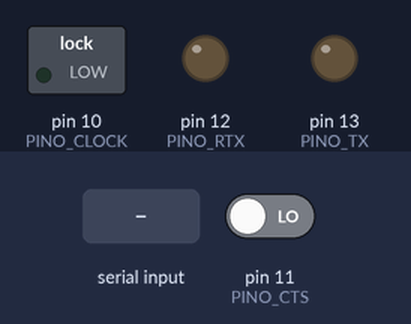
The sketch below on a simulated Arduino Uno, built with avr-gcc and run on an emulated ATmega328P. On the bench: switched loads named in the sketch (green lamp = pin HIGH), output pins drawn as LEDs (lit = HIGH). Dashed ring = blinking. The inputs (shaded band) are chosen by the test bench; at power-on: pin 11 (PINO_CTS) LOW. What the sketch prints to the serial monitor is not drawn.

Above: at 1.2 s.
1.3 s: byte 30 received over Serial
At 2.2 s:
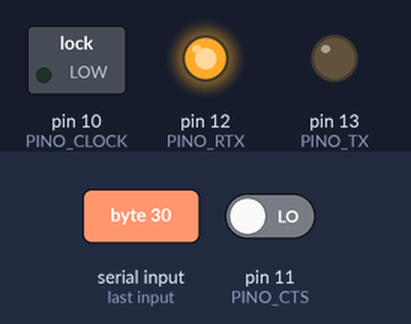
2.8 s: pin 11 (PINO_CTS) driven HIGH
At 3.3 s:
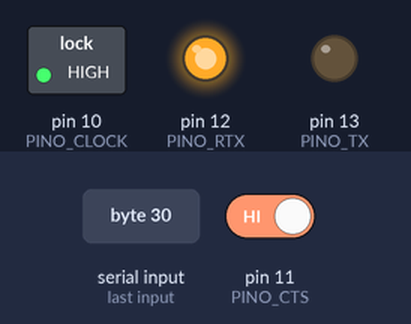
At 5.6 s:
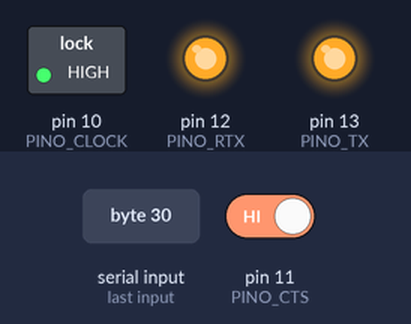
Timing chart, 0 to 11.8 s (numbered marks = the images above; inputs shaded):
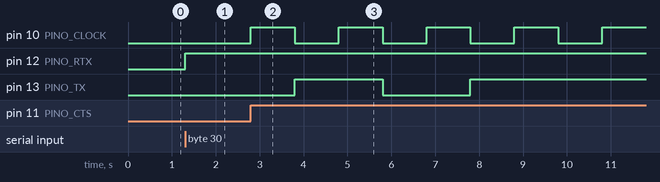

Measured:
- after the input at 1.3 s, pin 12 (PINO_RTX): LOW → HIGH at once
- after the input at 2.8 s, pin 10 (PINO_CLOCK): alternates HIGH for 1.0 s and LOW for 1.0 s, starting at once; pin 13 (PINO_TX): LOW → HIGH after 1.0 s, → LOW 2.0 s later, → HIGH 2.0 s later

The sketch:

Serial.ino
```cpp
//EMISSOR
#define PINO_RX 13
#define PINO_TX 13
#define BAUD_RATE 1
#define HALF_BAUD 1000/(2*BAUD_RATE)

#define PINO_RTX 12
#define PINO_CTS 11
#define PINO_CLOCK 10

#include "Temporizador.h"

volatile bool clock_state;

void serial_flush(void) {
 while (true) {
   delay (20);  // give data a chance to arrive
   if (Serial.available ()) {
     // we received something, get all of it and discard it
     while (Serial.available ())
       Serial.read ();
     continue;  // stay in the main loop
    }
  else
    break;  // nothing arrived for 20 ms
  }
}

// Calcula bit de paridade - Par ou impar
bool bitParidade(char dado){
  int ones = 0;
  for(int i = 0; i < 8; i++) {
    if ((dado >> i) & 1) {
      ones++;
    }
  }
  return ones % 2 == 1;
}

// Switch clock
ISR(TIMER1_COMPA_vect){
  if (clock_state) {
    digitalWrite(PINO_CLOCK, LOW);
    clock_state = false;
  }
  else {
    digitalWrite(PINO_CLOCK, HIGH);
    clock_state = true;
  }
}

// Executada uma vez quando o Arduino reseta
void setup(){

  // Inicializa pinos
  pinMode(PINO_RTX, OUTPUT);
  pinMode(PINO_CTS, INPUT);
  pinMode(PINO_CLOCK, OUTPUT);
  pinMode(PINO_TX, OUTPUT);
  digitalWrite(PINO_RTX, LOW);
  digitalWrite(PINO_CLOCK, LOW);
  digitalWrite(PINO_TX, LOW);
  clock_state = false;

  //desabilita interrupcoes
  noInterrupts();
  // Configura porta serial (Serial Monitor - Ctrl + Shift + M)
  Serial.begin(9600);

  // Configura timer
  configuraTemporizador(BAUD_RATE);
  // habilita interrupcoes
  interrupts();
}

void loop ( ) {
  // Início do envio do pacote
  if (Serial.available() > 0) {
    // Define os dados
    char incomingByte = Serial.read();
    Serial.print(incomingByte);
    bool parity = bitParidade(incomingByte);

    // Inicia o RTX
    digitalWrite(PINO_RTX, HIGH);

    // Espera o CTS
    while(digitalRead(PINO_CTS) == LOW) {;}

    delayMicroseconds(HALF_BAUD);
    // Inicia o Clock
    iniciaTemporizador();


    for(int i = -1; i < 11; i++){
      // Checa por descidas no CLOCK
      Serial.println("Inicio espera clock");

      while(clock_state == false) {
        continue;
      }
      while(clock_state == true) {
        continue;
      }

      Serial.println("Descida clock");

      // Start bit
      if (i == -1) {
        digitalWrite(PINO_TX, HIGH);
        Serial.println("Start bit");
        Serial.println(1);
      }

      // Write data
      else if (i <= 7) {
        bool bit = (incomingByte >> i) & 1;
        if (bit) {
          digitalWrite(PINO_TX, HIGH);
          Serial.println(1);
        }
        else  {
          digitalWrite(PINO_TX, LOW);
          Serial.println(0);
        }
        Serial.println("Sent bit");
      }

      // Write parity
      else if (i == 8) {
        if (parity) {
          digitalWrite(PINO_TX, HIGH);
          Serial.println(1);
        }
        else  {
          digitalWrite(PINO_TX, LOW);
          Serial.println(0);
        }
        Serial.println("Wrote Parity");
      }

      // Write end bit
      else if (i == 9){
        digitalWrite(PINO_TX, HIGH);
        Serial.println("End bit");
        Serial.println(1);
      }
    }
    Serial.println("End for");

    // Fecha o TX, RTX e para o CLOCK

    digitalWrite(PINO_TX, LOW);
    digitalWrite(PINO_RTX, LOW);
    paraTemporizador();
    digitalWrite(PINO_RTX, LOW);
    Serial.println("End transmission");
    serial_flush();
  }
}
```

Temporizador.h
```cpp
void configuraTemporizador(int baud_rate){
  int frequencia;
  frequencia = constrain(baud_rate,1,1500);
  //set timer1 interrupt
  TCCR1A = 0;// set entire TCCR1A register to 0
  TCCR1B = 0;// same for TCCR1B
  TCNT1  = 0;//initialize counter value to 0
  //OCR1A = contador;// = (16*10^6) / (10*1024) - 1 (must be <65536)
  OCR1A = ((16 * pow(10,6))/(1024*frequencia)) - 1;
  // turn on CTC mode (clear time on compare)
  TCCR1B |= (1 << WGM12);
  // Turn T1 off
  TCCR1B &= 0xF8;
  // Disable interrupts
  TIMSK1 = 0;
  TIFR1 = 0;
}

void iniciaTemporizador(){
  Serial.println("T1 iniciado");
  TCNT1 = 0;//initialize counter value to 0
  TIFR1 = 0;
  // enable timer compare interrupt
  TIMSK1 |= (1 << OCIE1A);
  // Set CS10 and CS12 bits for 1024 prescaler
  TCCR1B |= (1 << CS12) | (1 << CS10);
}

void paraTemporizador(){
  Serial.println("T1 parado");
    // Turn T1 off
  TCCR1B &= 0xF8;
  TIMSK1 = 0;
}
```
